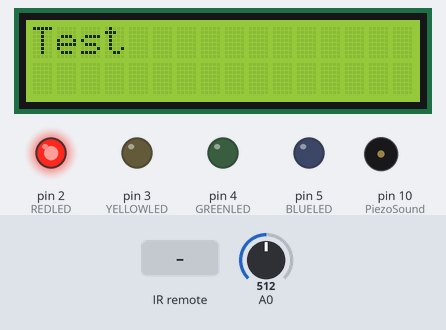
A sketch run on a simulated Arduino Uno, built with avr-gcc and run on an emulated ATmega328P. Shown: 16×2 character LCD, output pins drawn as LEDs (lit = HIGH), buzzer (waves = sounding). The test bench sets the inputs (shaded band); at power-on: A0 = 512. Random numbers use the default seed unless the sketch sets one; what the sketch prints to the serial monitor is not drawn.

Above: at 1.2 s.
1.3 s: infrared code 0x2 received
At 1.8 s:
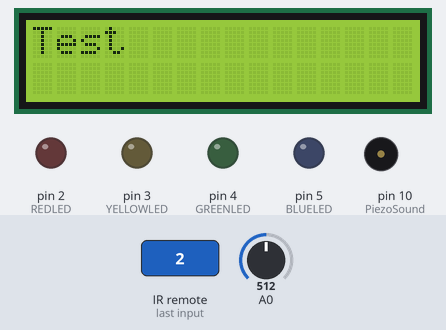
4.3 s: A0 set to 306
At 4.9 s:
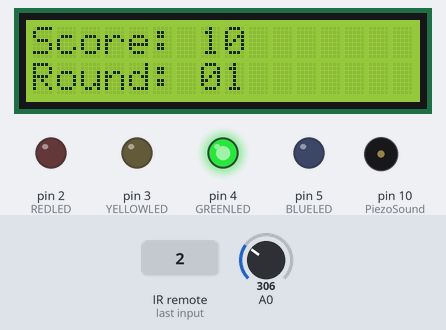
5.9 s: infrared code 0x3 received
At 6.5 s:
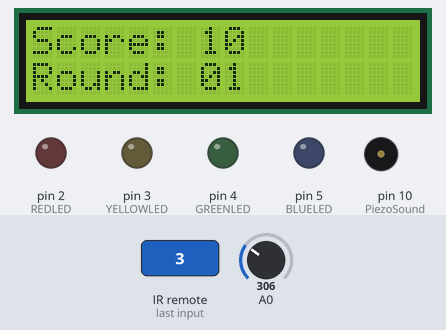
8.9 s: A0 set to 511
At 9.6 s:
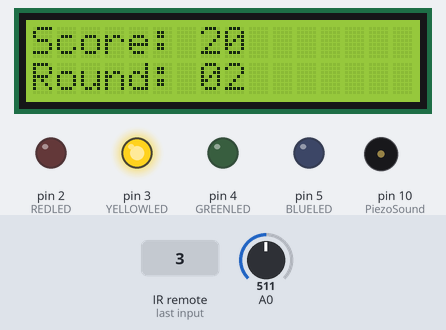
Timing chart, 0 to 11.4 s (numbered marks = the images above; inputs shaded):
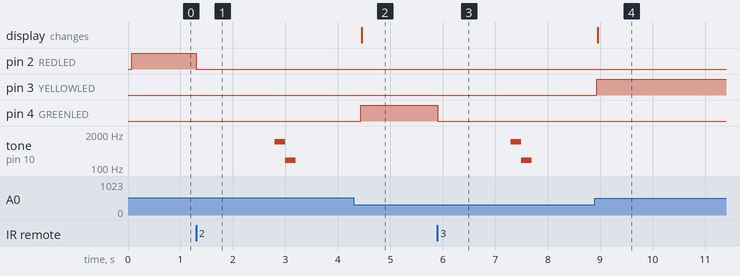

Measured:
- after the input at 1.3 s, pin 2 (REDLED): HIGH → LOW at once; tone on pin 10 (PiezoSound): silent → 1000 Hz after 1.5 s, → 200 Hz 0.20 s later, → silent 0.20 s later
- after the input at 4.3 s, pin 4 (GREENLED): LOW → HIGH after 0.14 s
- after the input at 5.9 s, pin 4 (GREENLED): HIGH → LOW at once; tone on pin 10 (PiezoSound): silent → 1000 Hz after 1.4 s, → 200 Hz 0.20 s later, → silent 0.20 s later
- after the input at 8.9 s, pin 3 (YELLOWLED): LOW → HIGH at once

The sketch:

Wild_West_C++_v3.ino
```cpp
// (licence header left out)
//Libnaries
#include <LiquidCrystal_I2C.h>
#include <IRremote.h>
#include <Wire.h>

//LED Needed - We place this as constant as it doesnt need to be changed
const int REDLED = 2;
const int YELLOWLED = 3;
const int GREENLED = 4;
const int BLUELED = 5;
const int TotalLEDHeld = 4; //Change this if you add more or less LED;

//IR Items
const int IRSEN1 = 6;
const int IRSEN2 = 7;
const int IRSEN3 = 8;
const int IRSEN4 = 9;
int Velocity = 1500;
int Score = 0;
IRrecv REC1(IRSEN1);
IRrecv REC2(IRSEN2);
IRrecv REC3(IRSEN3);
IRrecv REC4(IRSEN4);
LiquidCrystal_I2C lcd(0x27, 16, 2);
char Scoreboard[16];
char Roundboard[16];
unsigned long LastKnownShot = millis();
unsigned long RecordedShot = millis();
int Timer = 0;

//Sounds
const int PiezoSound = 10;

//GameFunctions
int Target = 0;
bool Tracking = false;
bool Debug = false;
bool IsReload = false;
int Rounds = 0;
bool GameOver = false;

//Insight
char Title = "";
char Message = "";

void Insight(){
  //Not much is being done here. This would be to help make the terminal clean.
  if (not Debug){
    return;
  }
  Serial.println("[Insight]: "+Title + Message);
}

void Sound(){
  noTone(PiezoSound);
  if (IsReload == false){
    tone(PiezoSound,1000);
    delay(200);
    tone(PiezoSound,200);
    delay(200);
    noTone(PiezoSound);
  }
  else{
    for (int i = 2; i < 1000; i++){
      tone(PiezoSound,i);
      delay(1);
    }
  }
  //delay(200);
}

void TargetLED(){
  //Not much is needed here. We just need to pick a random pin to set value to high
  randomSeed(analogRead(0));
  int RandomTarget = random(2,6);
  //Serial.print(RandomTarget);
  digitalWrite(RandomTarget,HIGH);
  Target = RandomTarget;
}

void TargetIR(){
  switch(Target){
    case 2:
    RecordedShot = millis();
     //Serial.print("A1");
      while (not Tracking){
        if (REC1.decode()){
          Tracking = true;
          //Serial.println("PIN1");
          digitalWrite(Target,LOW);
          //Serial.println(REC1.decodedIRData.decodedRawData,HEX);
          delay(Velocity);
          REC1.resume();
          return;
        }
      }
      //break;
    case 3:
      //Serial.print("A2");
      while (not Tracking){
        if (REC2.decode()){
          Tracking = true;
          //Serial.println("PIN2");
          digitalWrite(Target,LOW);
          //Serial.println(REC2.decodedIRData.decodedRawData,HEX);
          delay(Velocity);
          REC2.resume();
          return;
        }
      }
      //break;
    case 4:
      //Serial.print("A3");
      while (not Tracking){
        if (REC3.decode()){
          Tracking = true;
          //Serial.println("PIN3");
          digitalWrite(Target,LOW);
          //Serial.println(REC3.decodedIRData.decodedRawData,HEX);
          delay(Velocity);
          REC3.resume();
          return;
        }
      }
      //break;
    case 5:
      //Serial.print("A4");
      while (not Tracking){
        if (REC4.decode()){
          Tracking = true;
          //Serial.println("PIN4");
          digitalWrite(Target,LOW);
          //Serial.println(REC4.decodedIRData.decodedRawData,HEX);
          delay(Velocity);
          REC4.resume();
          return;
        }
      }
      //break;
    default:
      Serial.print("None");
  }
}

void Game(){
  lcd.print("Test");
  while (Rounds < 20 & Tracking == false){
    if (Target == 0){
      TargetLED();
      TargetIR();
      Score += 10;
      Tracking = false;
      Sound();
      delay(200);
      IsReload = true;
      Sound();
      IsReload = false;
      noTone(PiezoSound);
      Target = 0;
      Velocity -= 100;
      Rounds += 1;
      if (Velocity < 0){
        Velocity = 100;
      }
      sprintf(Scoreboard,"Score: %0.2d",Score);
      sprintf(Roundboard,"Round: %0.2d",Rounds);
      lcd.setCursor(0,0);
      lcd.print(Scoreboard);
      lcd.setCursor(0,1);
      lcd.print(Roundboard);
      LastKnownShot = millis();
      Timer = LastKnownShot - RecordedShot;
      Serial.println(Timer);
      Serial.println(Velocity);
      Serial.println(Rounds);
    };
  }
}

void setup() {
  Serial.begin(9600);
  randomSeed(analogRead(0));
  //LED - We need this to represent the target
  pinMode(REDLED,OUTPUT); //Red LED
  pinMode(YELLOWLED,OUTPUT); //Yellow LED
  pinMode(GREENLED,OUTPUT); //Green LED
  pinMode(BLUELED,OUTPUT); //Blue LED
  //Sounds - Might be annoying. We can change this within settings
  pinMode(PiezoSound,OUTPUT);
  //IR Sensors
  REC1.enableIRIn();
  REC2.enableIRIn();
  REC3.enableIRIn();
  REC4.enableIRIn();
  //LED
  lcd.init();
  lcd.backlight();
}

void loop() {
  Game();
}
```
